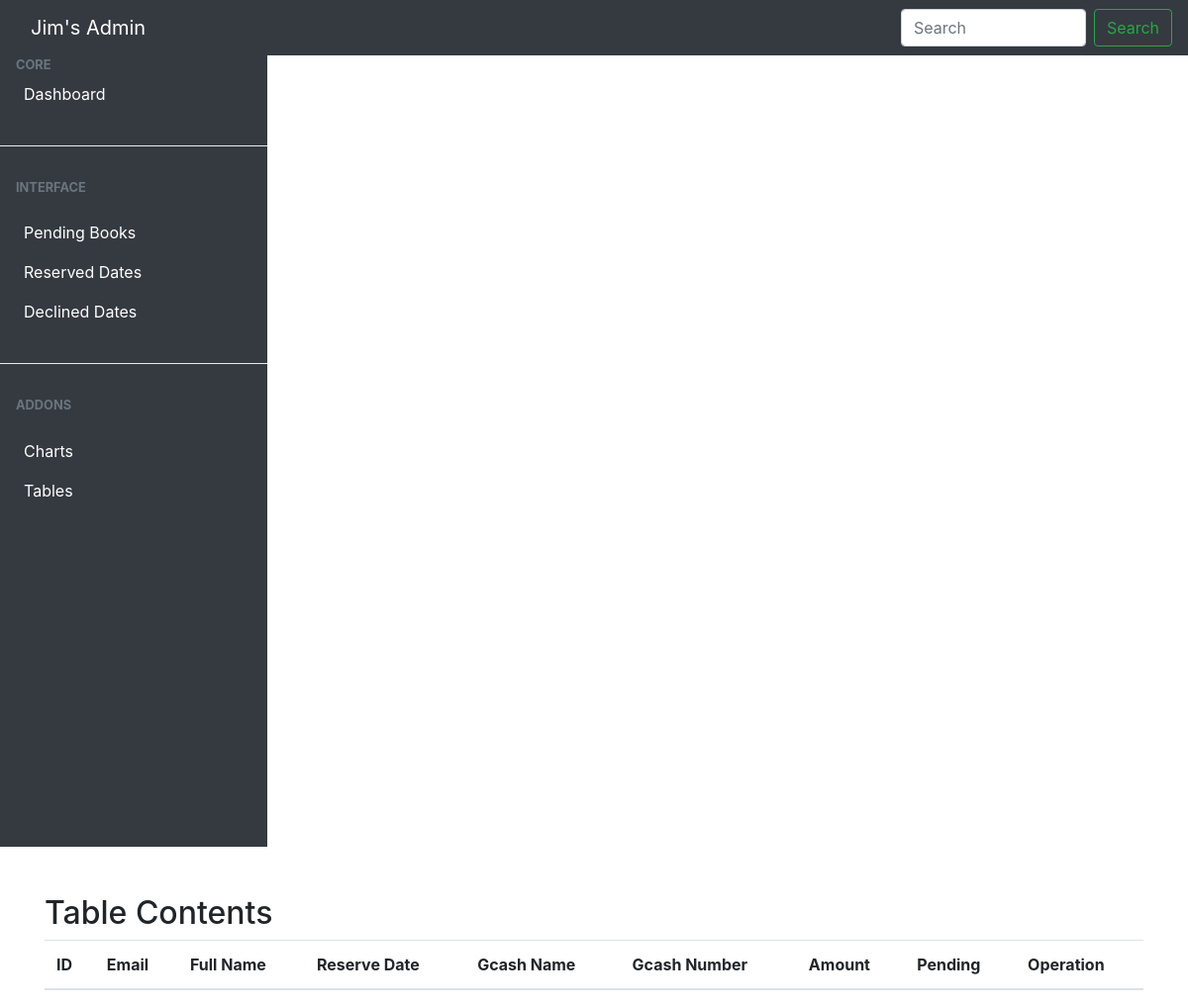
/admin.php?page=pending, run on an earlier commit of the app's database.
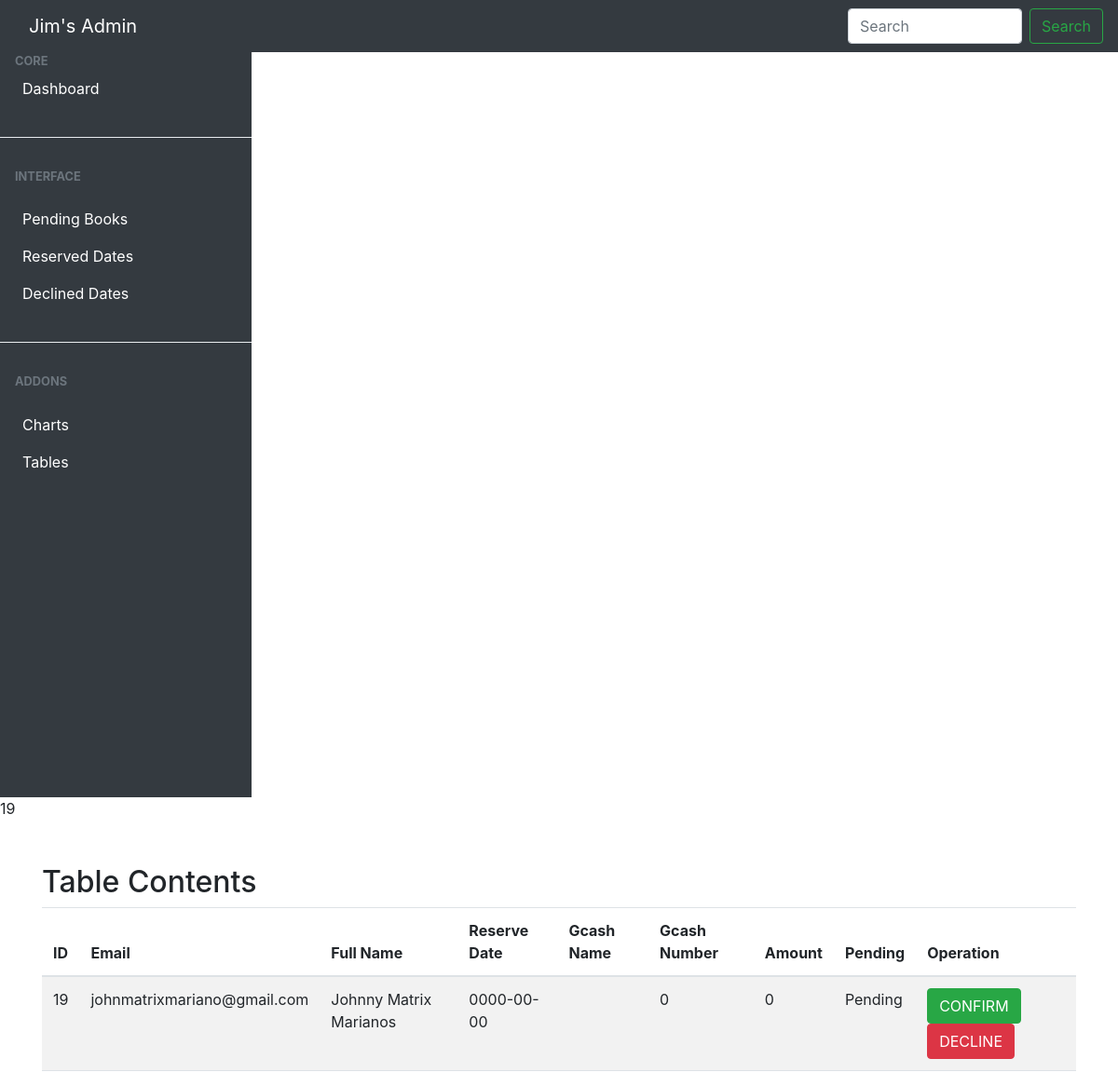
And on a later commit of the database.
### tables this page shows
CREATE TABLE `reservation` (
  `id` int(11) NOT NULL,
  `email` varchar(255) NOT NULL,
  `fullname` varchar(255) NOT NULL,
  `phone` varchar(255) NOT NULL,
  `reservedate` date NOT NULL,
  `reservetime` time NOT NULL,
  `personcount` int(11) NOT NULL,
  `notes` varchar(255) NOT NULL,
  `pending` tinyint(1) NOT NULL
);

CREATE TABLE `gcash` (
  `id` int(11) NOT NULL,
  `paymentScreenshot` blob NOT NULL,
  `amount` int(11) NOT NULL,
  `gcashName` varchar(255) NOT NULL,
  `gcashNumber` int(11) NOT NULL,
  `referenceNumber` int(11) NOT NULL,
  `email` varchar(255) NOT NULL,
  `note` varchar(255) NOT NULL
);

### Admin.php (called while the page is built, shortened)
<?php
require_once 'linkmeta/linkmeta.php';
require_once 'View/admin/AdminNavbar.php';
require_once 'View/admin/AdminSidebar.php';
require_once 'controllers/admin/PendingController.php';
$page = isset($_GET['page']) ? $_GET['page'] : 'home';
switch ($page) {
    case 'pending':
        $controller = new PendingController();
        break;
}
$controller->controller();
?>

### dbconn.php (called while the page is built)
<?php
class Database{
  protected function connect(){
    $servername = "localhost";
    $username = "root";
    $password = "";
    try {
      $conn = new PDO("mysql:host=$servername;dbname=jimsresort", $username, $password);
      $conn->setAttribute(PDO::ATTR_ERRMODE, PDO::ERRMODE_EXCEPTION);
      $conn->setAttribute(PDO::ATTR_DEFAULT_FETCH_MODE, PDO::FETCH_ASSOC);
      return $conn;
    } catch(PDOException $e) {
      die("Connection failed: " . $e->getMessage());
    }
  }
}
?>

### Model/AdminModel.php (called while the page is built, shortened)
<?php
    require_once 'dbconn.php';
    class AdminModel extends Database {
        protected function pending() {
             $sql = "SELECT r.id, r.email, r.`fullname`, r.`reservedate`, r.pending, g.`gcashName`, g.`gcashNumber`, g.amount
            FROM reservation r
            INNER JOIN gcash g ON r.id = g.id
            WHERE r.pending = 0";
            try {
                $stmt = $this->connect()->query($sql);
                if ($stmt) {
                $results = $stmt->fetchAll(PDO::FETCH_ASSOC);
                return $results;
                } else {
                    return [];
                }
            } catch (PDOException $e) {
                die("Error executing query: " . $e->getMessage());
            }
        }
    }
?>

### View/admin/AdminPending.php (the view, shortened to what this page needs)
<div class="container mt-5">
    <h2>Table Contents</h2>
    <table class="table table-striped">
        <thead>
            <tr>
                <th>ID</th>
                <th>Email</th>
                <th>Full Name</th>
                <th>Reserve Date</th>
                <th>Gcash Name</th>
                <th>Gcash Number</th>
                <th>Amount</th>
                <th>Pending</th>
                <th>Operation</th>
            </tr>
        </thead>
        <tbody>
            <?php foreach ($rows as $row) { ?>
                <tr>
                    <td><?php echo $row['id']; ?></td>
                    <td><?php echo $row['email']; ?></td>
                    <td><?php echo $row['fullname']; ?></td>
                    <td><?php echo $row['reservedate']; ?></td>
                    <td><?php echo $row['gcashName']; ?></td>
                    <td><?php echo $row['gcashNumber']; ?></td>
                    <td><?php echo $row['amount']; ?></td>
                    <td><?php echo "Pending" ?></td>
                    <td>
                    <form action="admin.php?page=pending" method="POST">
                        <button type="submit" name="confirm" class="btn btn-success">CONFIRM</button>
                        <button type="submit" name="decline" class="btn btn-danger">DECLINE</button>
                    </form>
                    </td>
                </tr>
            <?php } ?>
        </tbody>
    </table>
</div>

### controllers/admin/PendingController.php (shortened to what this page needs)
<?php
    require_once 'Model/AdminModel.php';
    class PendingController extends AdminModel{
        public function controller() {
            $rows = $this->pending();
            foreach($rows as $row){
                echo $row['id'];
            }
            include 'View/admin/AdminPending.php';
        }
    }
?>

What changed in the data, as far as the page shows it:
now on this page (row edited): reservation: id "19", email "johnmatrixmariano@gmail.com", fullname "Johnny Matrix Marianos", reservedate "0000-00-00", gcash.gcashNumber "0", gcash.amount "0"
